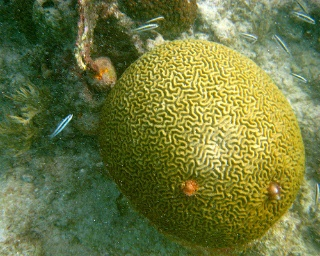
//> input picture Vitis-AI-Library/samples/classification/sample_classification.jpg, 320 x 256 px
$ ./host ../../../../../../../../../../../Vitis-AI-Library/samples/classification/sample_classification.jpg ../../../../../../../../../../../Vitis-AI-Library/samples/classification/sample_classification.jpg 100 100 100 100 3   (built with g++ and OpenCV 4)
//> lines starting //> are read from the running program, lines starting //| are printed output that depends on the picture; after the words box and inside, x2 and y2 are one past the last pixel; in counts of white or black regions, pixels touching at a corner belong together
// [15 lines of licence text are left out]

#define PROFILE

#include <adf/adf_api/XRTConfig.h>
#include <chrono>
#include <common/xf_aie_sw_utils.hpp>
#include <common/xfcvDataMovers.h>
#include <fstream>
#include <stdint.h>
#include <stdio.h>
#include <stdlib.h>
#include <xaiengine.h>
#include <xrt/experimental/xrt_kernel.h>

#include "graph.cpp"

int run_opencv_ref(cv::Mat& srcImageR, cv::Mat& dstRefImage, int thresh_val, int max_val) {
    cv::threshold(srcImageR, dstRefImage, thresh_val, max_val, 0);

    return 0;
}

/*
 ******************************************************************************
 * Top level executable
 ******************************************************************************
 */

int main(int argc, char** argv) {
    try {
        if (argc < 5) {
            std::stringstream errorMessage;
            errorMessage << argv[0] << " <xclbin> <inputImage> <thresh_val> "
                                       "<max_val> [width] [height] [iterations]";
            std::cerr << errorMessage.str();
            throw std::invalid_argument(errorMessage.str());
        }

        const char* xclBinName = argv[1];
        //////////////////////////////////////////
        // Read image from file and resize
        //////////////////////////////////////////
        cv::Mat srcImageR;
        srcImageR = cv::imread(argv[2], 0);
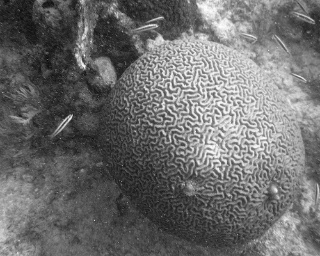
//> srcImageR: 256 rows x 320 cols, CV_8UC1; min 7, max 255, mean 109.2

        int width = srcImageR.cols;
//> width = 320
        if (argc >= 6) width = atoi(argv[5]);
//> width = 100
        int height = srcImageR.rows;
//> height = 256
        if (argc >= 7) height = atoi(argv[6]);
//> height = 100

        if ((width != srcImageR.cols) || (height != srcImageR.rows))
            cv::resize(srcImageR, srcImageR, cv::Size(width, height));
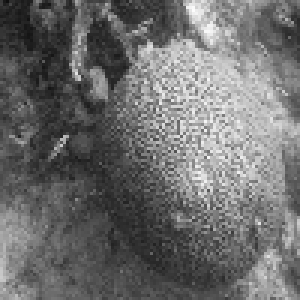
//> srcImageR: 100 rows x 100 cols, CV_8UC1 (shown 3 times larger); min 15, max 252, mean 109.1

        int iterations = 1;
        if (argc >= 8) iterations = atoi(argv[7]);
//> iterations = 3

        std::cout << "Image size" << std::endl;
        std::cout << srcImageR.rows << std::endl;
//| 100
        std::cout << srcImageR.cols << std::endl;
//| 100
        std::cout << srcImageR.elemSize() << std::endl;
//| 1
        std::cout << "Image size (end)" << std::endl;
        int op_width = srcImageR.cols;
//> op_width = 100
        int op_height = srcImageR.rows;
//> op_height = 100

        int16_t thresh_val = atoi(argv[3]);
//> thresh_val = 100
        int16_t max_val = atoi(argv[4]);
//> max_val = 100
        //////////////////////////////////////////
        // Run opencv reference test (filter2D design)
        //////////////////////////////////////////
        cv::Mat dstRefImage;
        run_opencv_ref(srcImageR, dstRefImage, thresh_val, max_val);
//> in run_opencv_ref, `cv::threshold(srcImageR, dstRefImage, thresh_val, max_val, 0);`:
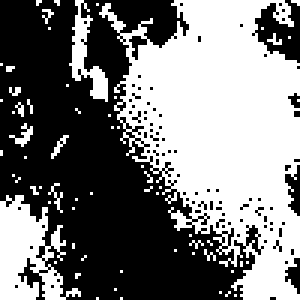
//> dstRefImage: 100 rows x 100 cols, CV_8UC1 (shown 3 times larger); values 0 (black) and 100 (white), 47.9% white; 64 white regions (60 under 20 px), largest, box (x1, y1, x2, y2) and area: (33, 0, 100, 100) 3913, (0, 65, 27, 100) 524, (23, 0, 36, 34) 161, (3, 41, 11, 49) 24

        // Initializa device
        xF::deviceInit(xclBinName);
//> (this line was passed over: xF is not available in this run)

        // Load image
        std::vector<int16_t> srcData;
        srcData.assign(srcImageR.data, (srcImageR.data + srcImageR.total()));
//> srcData = 10000 values, max 252 at index 364, min 15 at index 2, mean 109.1
        cv::Mat src(srcImageR.rows, srcImageR.cols, CV_16SC1, (void*)srcData.data());

        // Allocate output buffer
        std::vector<int16_t> dstData;
        dstData.assign(op_height * op_width, 0);
//> dstData = 10000 values from 0 to 0

        cv::Mat dst(op_height, op_width, CV_16SC1, (void*)dstData.data());
        cv::Mat dstOutImage(op_height, op_width, srcImageR.type());

//> (the run ends here: the program needs code that is not available in this run, at `xF::xfcvDataMovers<xF::TILER, int16_t, TILE_HEIGHT, TILE_WIDTH, VECTOR..`)
